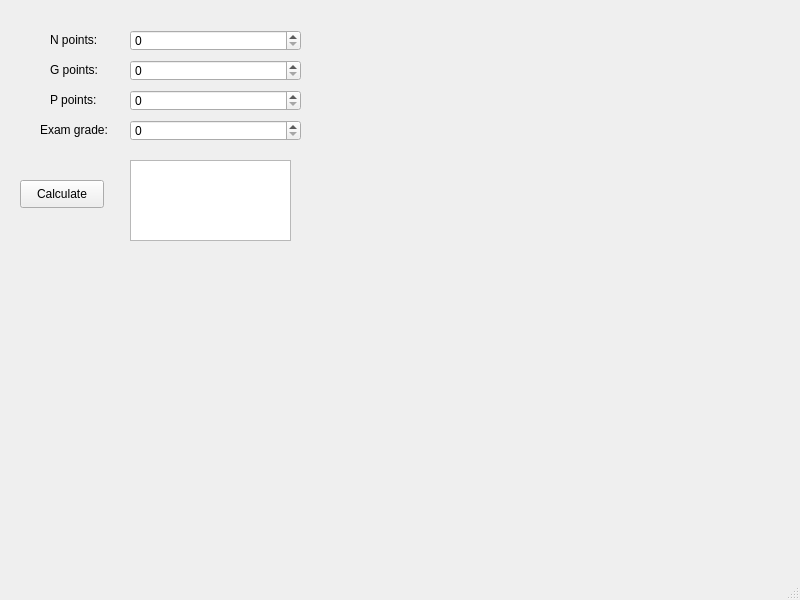
<?xml version="1.0" encoding="UTF-8"?>
<ui version="4.0">
 <class>MainWindow</class>
 <widget class="QMainWindow" name="MainWindow">
  <property name="geometry">
   <rect>
    <x>0</x>
    <y>0</y>
    <width>800</width>
    <height>600</height>
   </rect>
  </property>
  <property name="windowTitle">
   <string>MainWindow</string>
  </property>
  <widget class="QWidget" name="centralwidget">
   <widget class="QTextBrowser" name="textBrowser">
    <property name="geometry">
     <rect>
      <x>130</x>
      <y>160</y>
      <width>161</width>
      <height>81</height>
     </rect>
    </property>
   </widget>
   <widget class="QLabel" name="label">
    <property name="geometry">
     <rect>
      <x>50</x>
      <y>30</y>
      <width>63</width>
      <height>20</height>
     </rect>
    </property>
    <property name="text">
     <string>N points:</string>
    </property>
   </widget>
   <widget class="QLabel" name="label_2">
    <property name="geometry">
     <rect>
      <x>50</x>
      <y>60</y>
      <width>63</width>
      <height>20</height>
     </rect>
    </property>
    <property name="text">
     <string>G points:</string>
    </property>
   </widget>
   <widget class="QLabel" name="label_3">
    <property name="geometry">
     <rect>
      <x>50</x>
      <y>90</y>
      <width>63</width>
      <height>20</height>
     </rect>
    </property>
    <property name="text">
     <string>P points:</string>
    </property>
   </widget>
   <widget class="QLabel" name="label_4">
    <property name="geometry">
     <rect>
      <x>40</x>
      <y>120</y>
      <width>91</width>
      <height>20</height>
     </rect>
    </property>
    <property name="text">
     <string>Exam grade:</string>
    </property>
   </widget>
   <widget class="QPushButton" name="calculatePushButton">
    <property name="geometry">
     <rect>
      <x>20</x>
      <y>180</y>
      <width>84</width>
      <height>28</height>
     </rect>
    </property>
    <property name="text">
     <string>Calculate</string>
    </property>
   </widget>
   <widget class="QSpinBox" name="spinBoxN">
    <property name="geometry">
     <rect>
      <x>130</x>
      <y>30</y>
      <width>171</width>
      <height>21</height>
     </rect>
    </property>
    <property name="maximum">
     <number>800</number>
    </property>
   </widget>
   <widget class="QSpinBox" name="spinBoxG">
    <property name="geometry">
     <rect>
      <x>130</x>
      <y>60</y>
      <width>171</width>
      <height>21</height>
     </rect>
    </property>
    <property name="maximum">
     <number>120</number>
    </property>
   </widget>
   <widget class="QSpinBox" name="spinBoxP">
    <property name="geometry">
     <rect>
      <x>130</x>
      <y>90</y>
      <width>171</width>
      <height>21</height>
     </rect>
    </property>
    <property name="maximum">
     <number>250</number>
    </property>
   </widget>
   <widget class="QSpinBox" name="spinBoxE">
    <property name="geometry">
     <rect>
      <x>130</x>
      <y>120</y>
      <width>171</width>
      <height>21</height>
     </rect>
    </property>
    <property name="maximum">
     <number>5</number>
    </property>
   </widget>
  </widget>
  <widget class="QMenuBar" name="menubar">
   <property name="geometry">
    <rect>
     <x>0</x>
     <y>0</y>
     <width>800</width>
     <height>25</height>
    </rect>
   </property>
  </widget>
  <widget class="QStatusBar" name="statusbar"/>
 </widget>
 <resources/>
 <connections/>
</ui>
